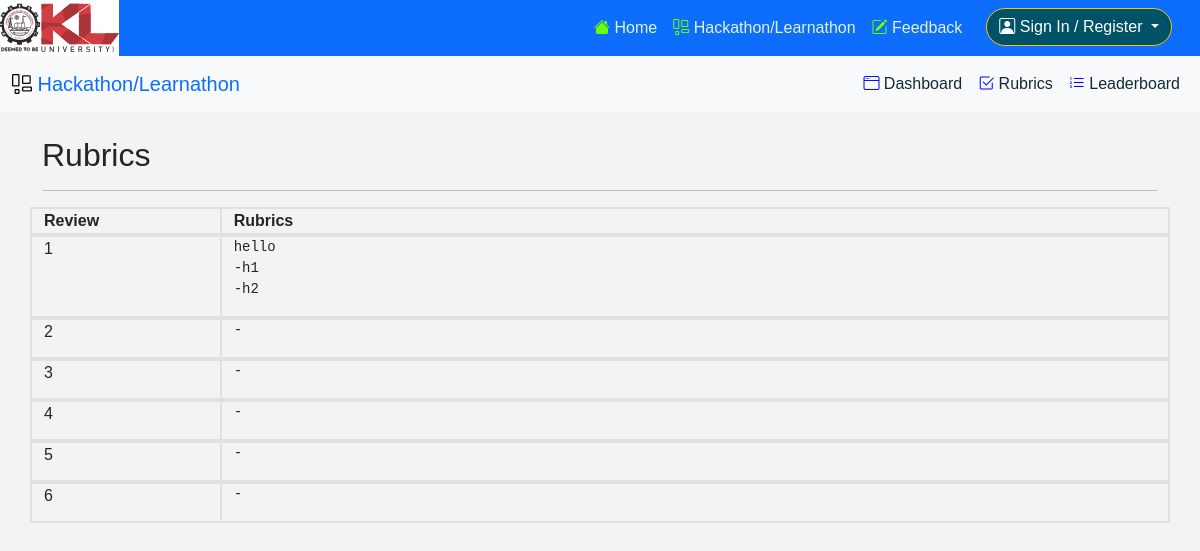
The app's page /hackathon/rubrics/ with its own data.
### pages/models.py (models this page shows, shortened)
class Review(models.Model):
    number = models.IntegerField()
    instructions = models.TextField()
    questions = models.TextField()
    score_required = models.BooleanField(default=True)
    time_of_attendance = models.TimeField(null=True)
    time_of_review = models.TimeField()
    date_of_review = models.DateField()
    attendance_open = models.BooleanField(default=True)
    scoring_open = models.BooleanField(default=True)
    team_progress_open = models.BooleanField(default=True)

### learnathon/views.py (the view)
# urls.py: path('rubrics/', rubrics, name='rubrics'),
def rubrics(request):
    reviews = Review.objects.all()
    context = {'reviews': reviews}
    return render(request, 'learnathon/rubrics.html', context=context)

### learnathon/templatetags/has_group.py (called while the page is built)
@register.filter(name='has_group')
def has_group(user, group_name):
    return user.groups.filter(name=group_name).exists()

### learnathon/templates/learnathon/rubrics.html (shortened to what this page needs)
{% extends 'learnathon/base.html' %}
{% block content %}
<br />
<div class="container">
    <h2>Rubrics</h2>
    <hr />
    <div class="row border">
        <div class="col-md-2 border"><b>Review</b></div>
        <div class="col border"><b>Rubrics</b></div>
    </div>
    {% for review in reviews %}
    <div class="row border">
        <div class="col-md-2 border">{{review.number}}</div>
        <div class="col border"><pre>{{review.questions}}</pre></div>
    </div>
    {% endfor %}
</div>
{% endblock content %}

### static/css/main.css (style rules this page uses)
* { margin: 0; padding: 0; box-sizing: border-box; font-family: 'Montserrat', sans-serif; }
body { background: #f3f3f3; }

### records on screen
Review: number "1", questions "hello -h1 -h2"
Review: number "2", questions "-"
Review: number "3", questions "-"
Review: number "4", questions "-"
Review: number "5", questions "-"
Review: number "6", questions "-"
